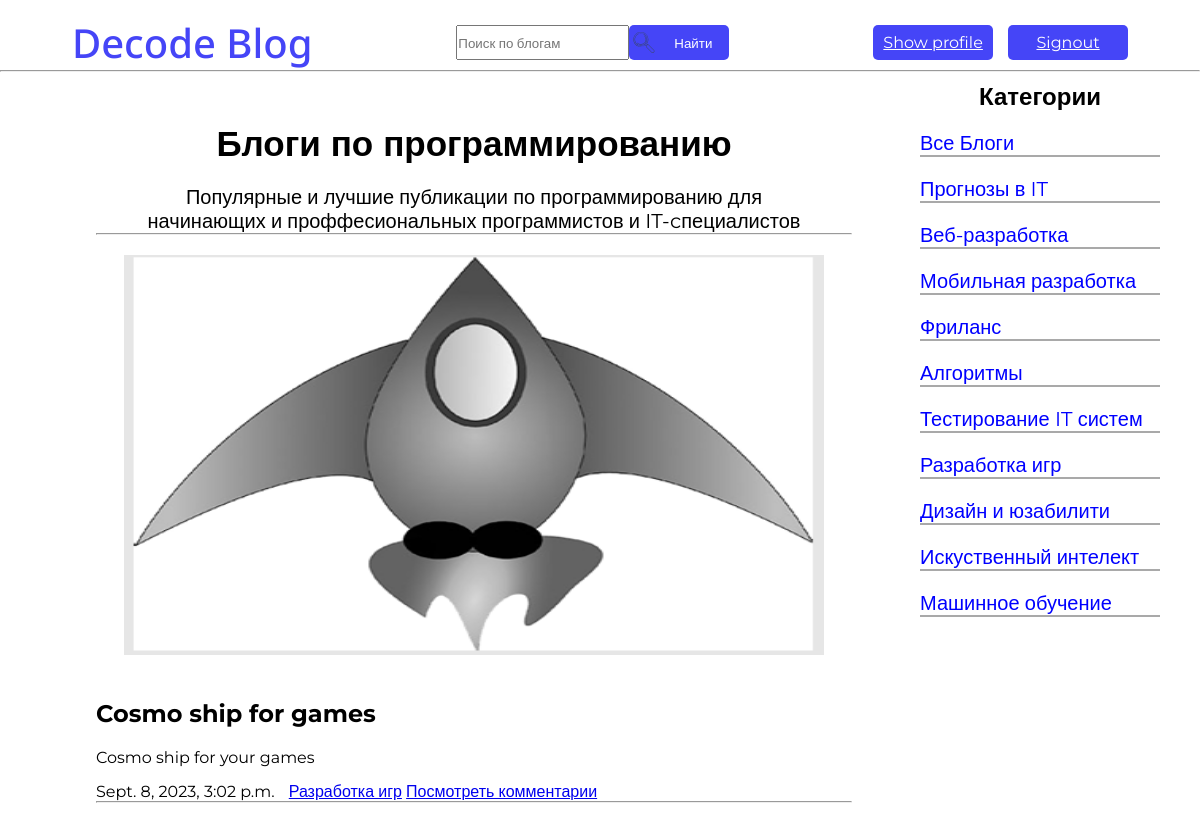
Screenshot of /blogs/blogs/7/ with the database file from the repository.
### decode_blogs/models.py (models this page shows, shortened)
class Blog(models.Model):
    name = models.CharField(max_length=50)
    category = models.ForeignKey(Category, on_delete=models.CASCADE, null=True)
    image = models.ImageField(blank=True, upload_to=uniq_name_upload)
    description = models.TextField()
    date = models.DateTimeField(default=datetime.datetime.today())
    class Meta:
        verbose_name = 'Blog'
        verbose_name_plural = 'Blogs'

class Category(models.Model):
    name = models.CharField(max_length=50)
    class Meta:
        verbose_name = 'Category'
        verbose_name_plural = 'Categories'
    def __str__(self) -> str:
        return self.name

### decode_blogs/views.py (the view)
# urls.py: path('blogs/<int:category_id>/', views.site_category, name='category'),
def site_category(request, category_id):
    blogs = Blog.objects.filter(category_id=category_id)
    categories = Category.objects.all()
    data = {
        'blogs':blogs,
        'categories':categories,
        'menu':menu,
        'title':'Статьи',
        'category_id':category_id
    }
    return render(request, 'decode_blogs/Home.html', context=data)

### decode_blogs/templates/decode_blogs/Home.html (shortened to what this page needs)
{% load static %}
<!DOCTYPE html>
<html lang="en">
<head>
    <link rel="stylesheet" href="{% static 'decode_blogs/css/header.css' %}">
    <link rel="stylesheet" href="{% static 'decode_blogs/css/Home.css' %}">
</head>
<body>
    <header>
        <h1>Decode Blog</h1>
        <div class="header-div-1">
            <input type="search" placeholder="Поиск по блогам">
            <button id="button-find">
                <img src="{% static 'decode_blogs/images/search_icon.svg' %}" alt="" id="search_icon">
                Найти
            </button>
        </div>
        <div class="header-div-2">
            <a href="{% url 'decode_authe:profile' %}" class="button-reg">Show profile</a>
            <a href="{% url 'decode_authe:signout' %}" class="button-reg">Signout</a>
        </div>
    </header>
    <hr id="hr-line">
    <section class="main">
        <div class="blogs">
            <h2 id="h2-blog">Блоги по программированию </h2>
            <p id="h2-p">Популярные и лучшие публикации по программированию  для <br>начинающих и проффесиональных программистов и IT-cпециалистов</p>
            <hr>
            <div class="comments">
                {% for b in blogs %}
                <div class="main-info">
                    {% if b.image %}
                    <img src="{{ b.image.url }}" alt="comment-img" class="comment-img">
                    {% endif %}
                </div>
                <h2 id="blog-name">{{ b.name }}</h2>
                    <p id="description">{{ b.description }}</p>
                    <time id="blog-date">{{ b.date }}</time>
                    <a href="{% url 'decode_blogs:category' b.id %}" id="blog-category">{{ b.category }}</a>
                    <a href="{% url 'decode_blogs:comments-review' comment_id=b.id %}">Посмотреть комментарии</a>
                    <hr>
                    {% endfor %}
            </div>
            <div class="categories">
                <h2 id="categories-name">Категории</h2>
                {% if category_id == 0 %}
                    <a href="{% url 'decode_blogs:home' %}" class="selected-ctgr">Все товары</a>
                {% else %}
                    <a href="{% url 'decode_blogs:home' %}">Все Блоги</a>
                {% endif %}
                {% for ctgr in categories %}
                    {% if category_id == ctgr.id %}
                        <a href="{% url 'decode_blogs:category' ctgr.id %}" class="selected-ctgr">{{ctgr.name}}</a>
                    {% else %}
                        <a href="{% url 'decode_blogs:category' ctgr.id %}">{{ctgr.name}}</a>
                    {% endif %}
                {% endfor %}
            </div>
        </div>
    </section>
</body>
</html>

### decode_blogs/static/decode_blogs/css/Header.css (style rules this page uses)
* { margin: 0px; padding: 0px; }
header { display: flex; align-items: center; justify-content: space-around; margin-top: 15px; }
header h1 { color: rgb(69, 69, 247); font-weight: 500; font-size: 40px; font-family: 'Noto Sans', sans-serif; }
.header-div-1 { display: flex; height: 35px; }
#button-find { display: flex; align-items: center; width: 100px; height: 35px; border: rgb(69, 69, 247); border-radius: 5px; color: white; background-color: rgb(69, 69, 247) }
#search_icon { width: 30px; height: 25px; margin-right: 15px; }
.header-div-2 { display: flex; align-items: center; gap: 15px; }
.button-reg { display: flex; align-items: center; justify-content: center; text-align: center; width: 120px; height: 35px; border: rgb(69, 69, 247); border-radius: 5px; color: white; background-color: rgb(69, 69, 247) }

### decode_blogs/static/decode_blogs/css/Home.css (style rules this page uses)
* { margin: 0px; padding: 0px; font-family: 'Montserrat', sans-serif; }
.main { display: flex; padding: 50px 8%; justify-content: space-between; box-sizing: border-box; position: relative; }
.main-info { display: block; justify-content: center; align-items: center; text-align: center; }
.blogs { width: 75%; }
#h2-blog { display: flex; justify-content: center; align-items: center; font-size: 35px; }
#h2-p { margin-top: 20px; font-size: 20px; text-align: center; align-items: center; }
.comments { display: block; justify-content: left; align-items: left; }
#blog-name { margin-top: 40px; }
#description { margin-top: 20px; }
#blog-date, #blog-category { display: inline-block; margin-top: 15px; }
#blog-category { margin-left: 10px; }
.comment-img { margin-top: 20px; width: 700px; height: 400px; }
.categories { display: flex; flex-direction: column; gap: 20px; width: 20%; position: absolute; top: 0; right: 0; margin-right: 40px; margin-top: 10px; }
#categories-name { display: flex; justify-content: center; align-items: center; text-align: center; }
.categories a { text-decoration: none; color: blue; width: 100%; border-bottom:2px solid #a9a9a9 ; font-size: 20px; transition: 2s; }

### rows the page displays
Blog: image (picture), name "Cosmo ship for games", description "Cosmo ship for your games", date "Sept. 8, 2023, 3:02 p.m.", category "Разработка игр"
Category: name "Прогнозы в IT"
Category: name "Веб-разработка"
Category: name "Мобильная разработка"
Category: name "Фриланс"
Category: name "Алгоритмы"
Category: name "Тестирование IT систем"
Category: name "Разработка игр"
Category: name "Дизайн и юзабилити"
Category: name "Искуственный интелект"
Category: name "Машинное обучение"
